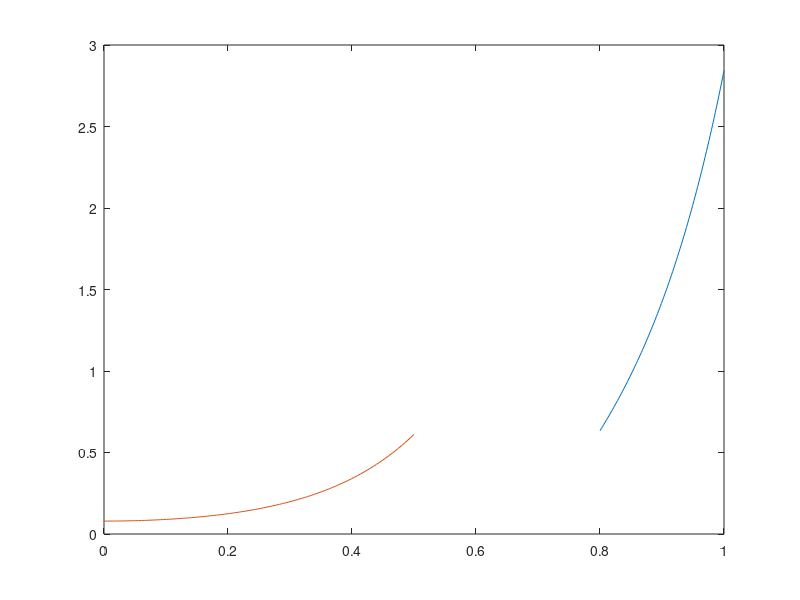

Reproduce this figure in MATLAB.
%% Basic parameters of the setup

% All parameters and variables are named approximately as in my master's
% thesis. The parameter values chosen below reproduce the one of the graphs
% shown in Figure 4.4 of the thesis.

gamma = 1/pi;

r1 = 0.5; % inner radius of the nonscattering region
r2 = 0.8; % outer radius of the nonscattering region
b = 0.9; % 'anisotropy' coefficient (denoted by B in the thesis)
mua = 0.5; % absorption coefficient in the strongly scattering region
mus = 500; % scattering coefficient in the strongly scattering region
K = 1/(2*(mua + (1-b)*mus)); % diffusion coefficient in the strongly scattering region
muan = 0.25; % absorption coefficient in the nonscattering region

%% Parameters deduced from those above

delta = sqrt(mua/K); % parameter appearing in the arguments of the Bessel functions

% The two integrands needed for the evaluating the integrals defining g1, g2
% and g3. There are two small errors in the thesis that are fixed below: (i) in the integrals
% defining g1 and g2, the normalization by |S^0| is missing in the thesis, which
% correponds to division by 2. This corresponds to the extra multiplication by 0.5
% in the definition of fun12 below. (ii) r2 should appear in the
% exponential term of the integral defining g3, which is now accounted for
% in fun3.

fun12 = @(theta) ( 0.5*(r1^2*cos(theta) - r1*r2*(1+cos(theta).^2) + r2^2*cos(theta))./(r1^2 - 2*r1*r2*cos(theta) + r2^2).^(3/2) ).*exp(-muan*(r1^2 - 2*r1*r2*cos(theta) + r2^2).^(1/2));
fun3 = @(theta) (1 - cos(theta)).^(1/2).*exp(-muan*r2*(2*(1-cos(theta))).^(1/2));

% the corresponding upper limits for integration
b12 = acos(r1/r2);
b3 = 2*b12;

% evaluating the values of g1, g2 and g3 numerically
int12 = integral(fun12, 0, b12, 'AbsTol', 1e-12);
g1 = -2*r2*int12;
g2 = -2*r1*int12;

int3 = integral(fun3, 0, b3, 'AbsTol', 1e-12);
g3 = -1/(2*sqrt(2))*int3;

% the coefficients a1, a2, a3 and a4 according to (4.16)
a1 = (1 + g1*g2 - g3)/(1 - g1*g2 - g3);
a2 = 2*g1/(1 - g1*g2 - g3);
a3 = 2*g2/(1 - g1*g2 - g3);
a4 = (1 + g1*g2 + g3)/(1 - g1*g2 - g3);


%% Deducing the coefficients for the linear equations (4.17), (4.18) and (4.19)

A = zeros(3); % the system matrix

% The first variable is c2I, the second c2K and the third c1I

% The first row is (4.17). 
A(1,1) = 2*gamma*besseli(0,delta) + K*delta*besseli(1,delta);
A(1,2) = 2*gamma*besselk(0,delta) - K*delta*besselk(1,delta);
A(1,3) = 0;

% The second row is (4.18)
A(2,1) = 2*gamma*a2*besseli(0,delta*r2);
A(2,2) = 2*gamma*a2*besselk(0,delta*r2);
A(2,3) = 2*gamma*a1*besseli(0,delta*r1) + K*delta*besseli(1,delta*r1);

% The third row is (4.19). As you noted, r1 should be r2 at one point in
% (4.19):
A(3,1) = 2*gamma*a4*besseli(0,delta*r2) - K*delta*besseli(1,delta*r2);
A(3,2) = 2*gamma*a4*besselk(0,delta*r2) + K*delta*besselk(1,delta*r2);
A(3,3) = 2*gamma*a3*besseli(0,delta*r1);

% The vector on the right-hand side
y = [2; 0; 0];

% solving for the coefficients of the modified Bessel functions
c = A\y;

%% Plotting the energy fluency

% the area outside the nonscattering regions
rho1 = linspace(r2,1,100);
phi1 = c(1)*besseli(0,delta*rho1) + c(2)*besselk(0,delta*rho1);

% the area inside the nonscattering region
rho2 = linspace(0,r1,100);
phi2 = c(3)*besseli(0,delta*rho2);

figure(1)
plot(rho1,phi1);
hold on
plot(rho2,phi2);
hold off



